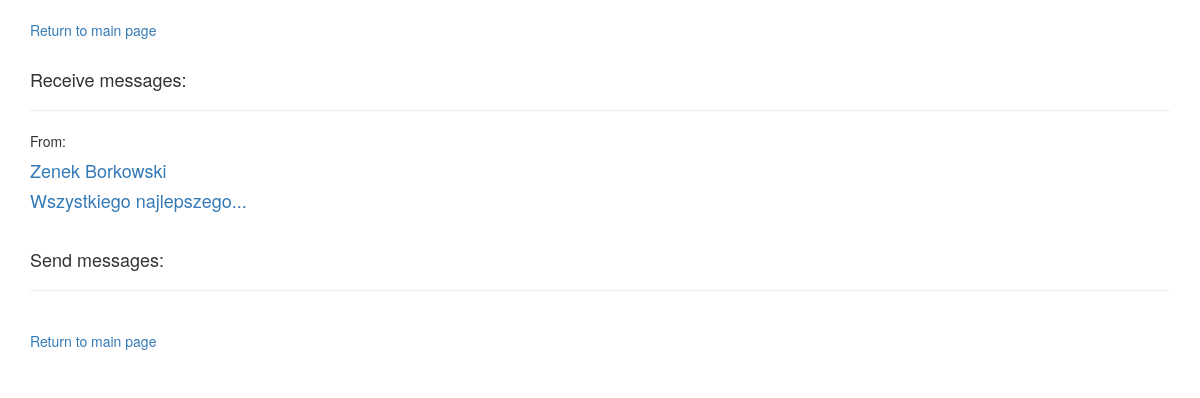
The page /messages.php (signed in) on the database its author committed.
### tables this page shows
CREATE TABLE `Messages` (
  `id` int(11) NOT NULL,
  `send_id` int(11) NOT NULL,
  `rec_id` int(11) NOT NULL,
  `messages_content` varchar(255) NOT NULL,
  `display` int(11) NOT NULL
);

CREATE TABLE `Users` (
  `id` int(30) NOT NULL,
  `email` varchar(255) NOT NULL,
  `username` varchar(255) NOT NULL,
  `hashed_password` varchar(255) NOT NULL
);

### src/Message.php (the view, shortened to what this page needs)
<?php
class Message {
    static public function loadAllMessagesSend(mysqli $connection, $id) {
        echo "<h4>Send messages:</h4><hr>";
    }
    static public function loadAllMessagesRec(mysqli $connection, $id) {
        $sql = "SELECT Messages.id AS mes_id,send_id,rec_id,messages_content,username,display, Users.username FROM Messages
                JOIN Users ON Messages.send_id=Users.id
                WHERE Messages.rec_id=$id ";
        $result = $connection->query($sql);
        echo "<h4>Receive messages:</h4><hr>";
        if ($result == true && $result->num_rows != 0) {
            foreach ($result as $row) {
                if (mb_strlen($row['messages_content']) > 30) {
                    $row['messages_content'] = substr(trim($row['messages_content']), 0, 29);
                    $row['messages_content'] .= "...";
                }
                echo "From: <a href='user.php?id=" . $row['send_id'] . "'><h4>" . $row['username'] . "</a>"
                . "  <a href='message.php?messageId=" . $row['mes_id'] . "'><h4>" . $row['messages_content'] . "</h4></a><br>";
            }
        }
    }
}

### rows shown on the page
messages: send.username "Zenek Borkowski", messages_content "Wszystkiego najlepszego..."
